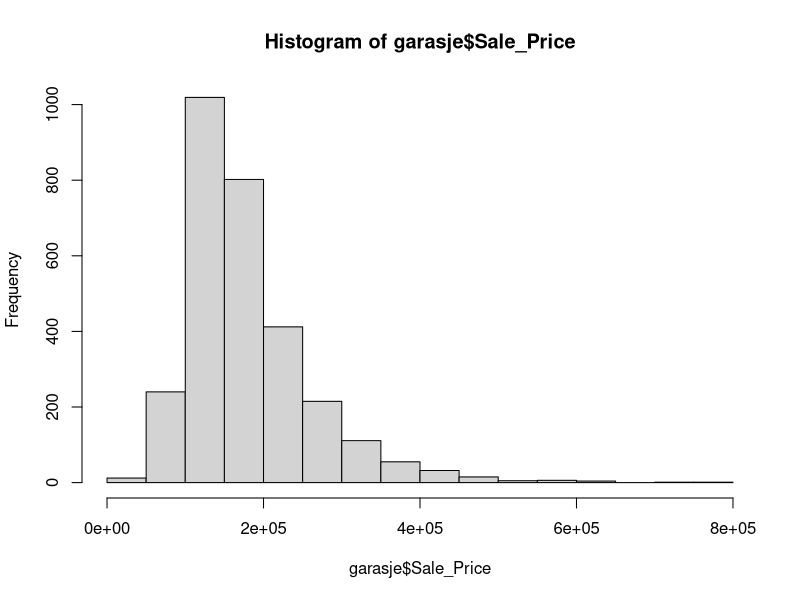

The R source for this figure:
# Description : trening
# Author: Trygve
# Date created: 2024-09-05
#Date last change


# Setup ----


library(tidyverse)
library(modeldata)

## Read and expore data ----

data(ames)

# data henter inn datasettet fra modeldata?

dim(ames)
#dim ser på datasettet

head(ames, 20)
tail(ames)

##analyse ----

### subanalyse ----


garasje <- ames[, c("Garage_Type", "Year_Built", "Sale_Price")]

ms <- garasje$Sale_Price[garasje$Year_Built == 2006]
m <- mean(ms)
m_max <- max(ms)

cat("Max: ", m_max, "; mean: ", m)
hist(garasje$Sale_Price)
